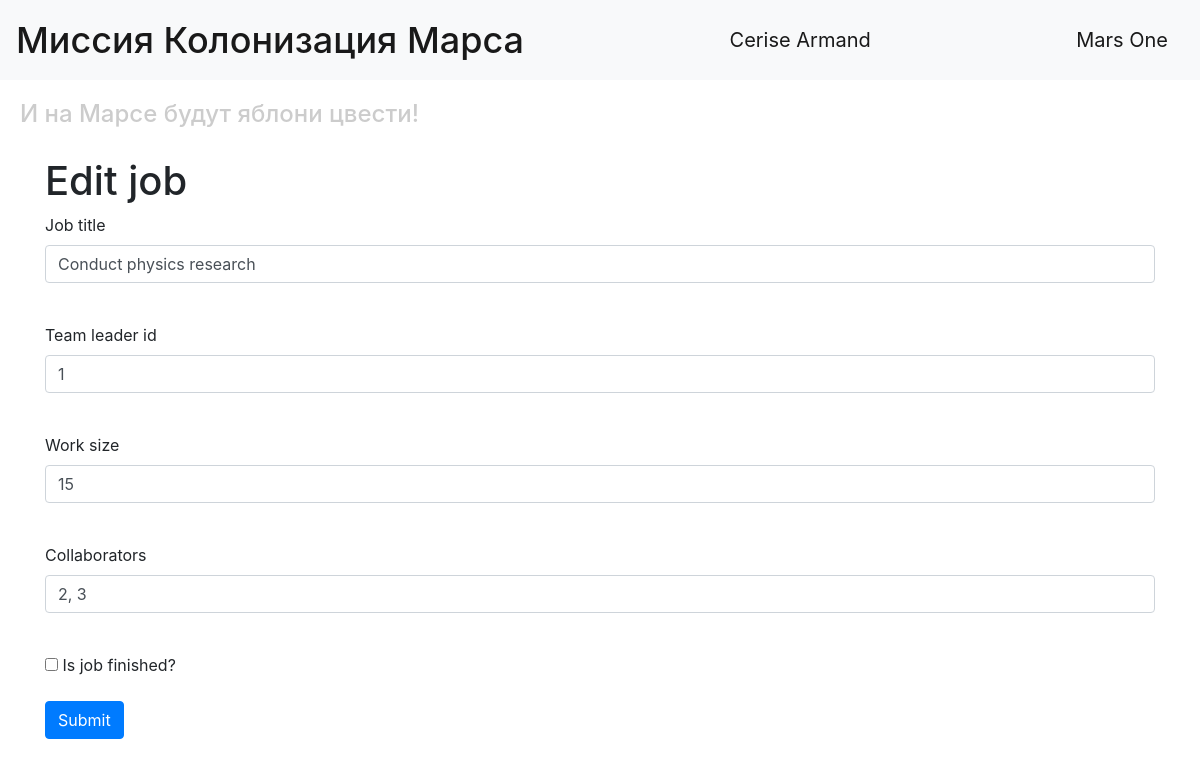
The page /edit_job/1 (signed in) on the database as committed earlier.
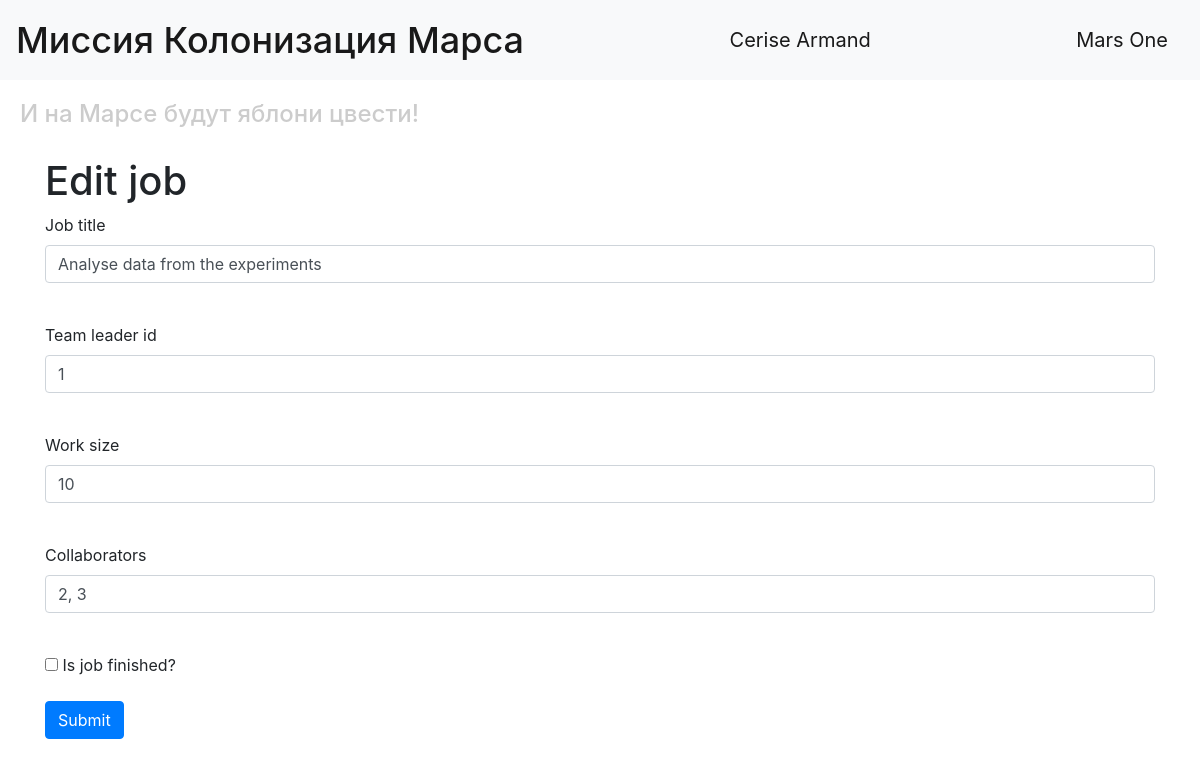
The same page on the database as committed later.
### data/jobs.py (models this page shows, shortened)
class Jobs(SqlAlchemyBase, UserMixin, SerializerMixin):
    __tablename__ = 'jobs'
    id = sqlalchemy.Column(sqlalchemy.Integer, primary_key=True, autoincrement=True)
    team_leader = sqlalchemy.Column(sqlalchemy.Integer, sqlalchemy.ForeignKey("users.id"))
    job = sqlalchemy.Column(sqlalchemy.String, nullable=True)
    work_size = sqlalchemy.Column(sqlalchemy.Integer, nullable=True)
    collaborators = sqlalchemy.Column(sqlalchemy.String, nullable=True)
    start_date = sqlalchemy.Column(sqlalchemy.DateTime, default=datetime.datetime.now)
    end_date = sqlalchemy.Column(sqlalchemy.DateTime, default=datetime.datetime.now)
    is_finished = sqlalchemy.Column(sqlalchemy.Boolean, nullable=True)
    users = orm.relationship("User")

### main.py (the view, shortened to what this page needs)
@app.route('/edit_job/<int:job_id>', methods=['GET', 'POST'])
def edit_job(job_id):
    form = JobsForm()
    if request.method == "GET":
        db_sess = db_session.create_session()
        job = db_sess.query(Jobs).filter(Jobs.id == job_id) \
            .filter((Jobs.team_leader == current_user.id) | (current_user.id == 1)).first()
        if job:
            form.team_leader.data = job.team_leader
            form.job.data = job.job
            form.work_size.data = job.work_size
            form.collaborators.data = job.collaborators
            form.is_finished.data = job.is_finished
        else:
            abort(404)
    return render_template('job.html', title='Edit job', form=form)

### forms/user.py
class JobsForm(FlaskForm):
    job = StringField('Job title', validators=[DataRequired()])
    team_leader = IntegerField('Team leader id', validators=[DataRequired()])
    work_size = IntegerField('Work size', validators=[DataRequired()])
    collaborators = StringField('Collaborators', validators=[DataRequired()])
    is_finished = BooleanField('Is job finished?')
    submit = SubmitField('Submit')

### data/db_session.py (called while the page is built)
def create_session() -> Session:
    global __factory
    return __factory()

### main.py (called while the page is built)
@login_manager.user_loader
def load_user(user_id):
    db_sess = db_session.create_session()
    return db_sess.query(User).get(user_id)

### templates/job.html (shortened to what this page needs)
{% extends "base.html" %}
{% block content %}
<h1>{{title}}</h1>
<form action="" method="post">
    <p>
        {{ form.job.label }}<br>
        {{ form.job(class="form-control") }}<br>
    </p>
    <p>
        {{ form.team_leader.label }}<br>
        {{ form.team_leader(class="form-control") }}<br>
    </p>
    <p>
        {{ form.work_size.label }}<br>
        {{ form.work_size(class="form-control") }}<br>
    </p>
    <p>
        {{ form.collaborators.label }}<br>
        {{ form.collaborators(class="form-control") }}<br>
    </p>
    <p>{{ form.is_finished() }} {{ form.is_finished.label }}</p>
    <p>{{ form.submit(type="submit", class="btn btn-primary") }}</p>
</form>
{% endblock %}

Rows that differ between the two databases and show on the page:
changed Jobs: job "Conduct physics research" → "Analyse data from the experiments"; work_size "15" → "10"
